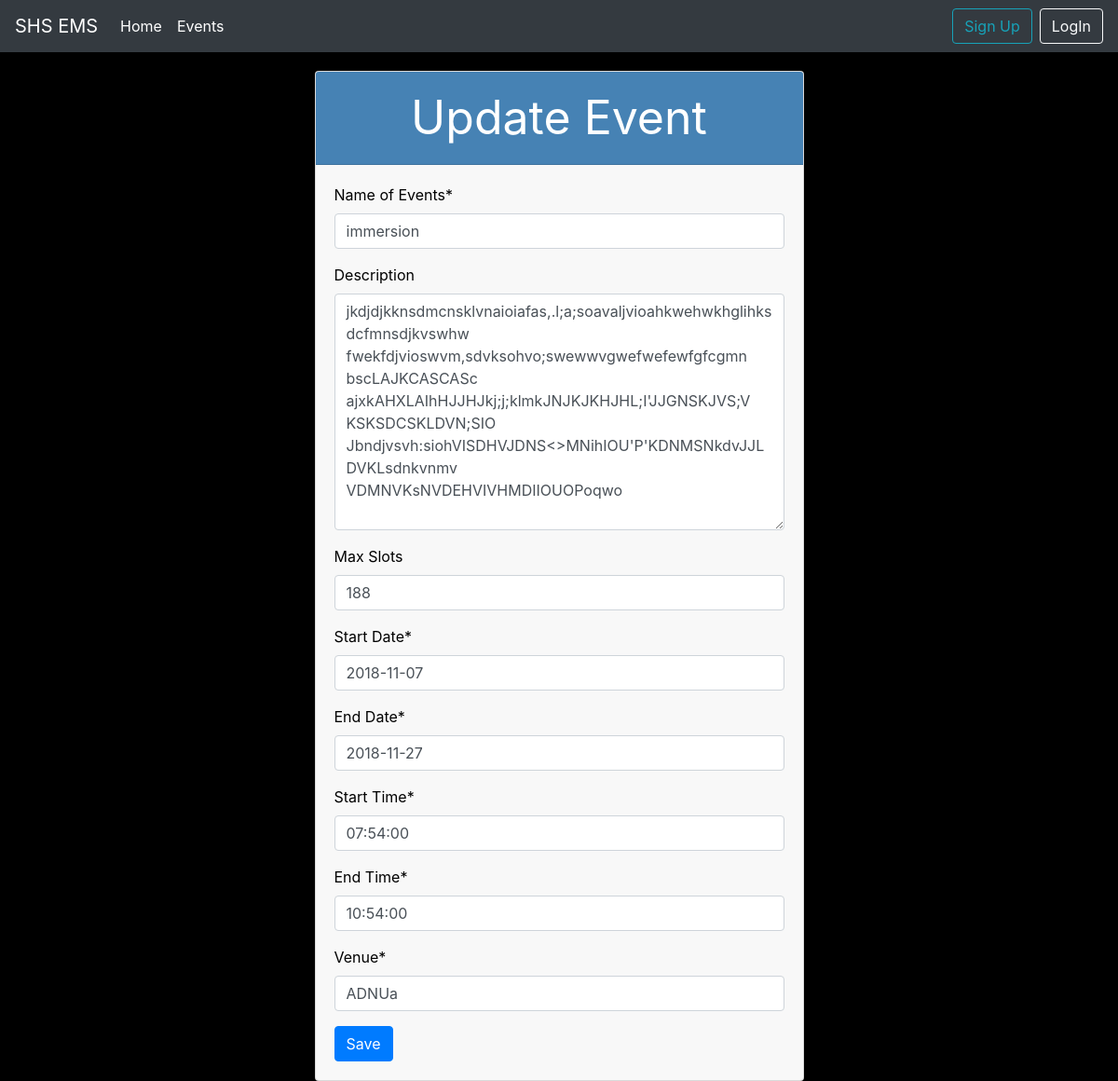
The page /events/2/update/ on the database its author committed.
### events/models.py (models this page shows, shortened)
class Event(models.Model):
    name = models.CharField("Name of Events",
        max_length = 100, default = "")
    description = models.TextField("Description",
        max_length = 2000, blank = True)
    max_slots = models.IntegerField("Max Slots",
        blank = True, null = True)
    date_from = models.DateField("Start Date")
    date_to = models.DateField("End Date")
    time_from = models.TimeField("Start Time")
    time_to = models.TimeField("End Time")
    venue = models.CharField("Venue", max_length = 100)
    date_created = models.DateTimeField("Date Created", auto_now_add = True)
    creator = models.ForeignKey(to="users.Participant", on_delete = models.CASCADE)

### events/views.py (the view)
# urls.py: path("events/<int:pk>/update/",EventUpdateView.as_view(),
class EventUpdateView(UpdateView):
    model = Event
    template_name= "event_update.html"
    fields = ['name','description','max_slots','date_from','date_to','time_from','time_to','venue']

### templates/event_update.html (shortened to what this page needs)
{% extends 'base.html' %}
{% load crispy_forms_tags %}
{% block content %}
<div class="col-md-6 mx-auto">
    <div class="card" style="color:black; background-color: rgb(248, 248, 248); margin-top: 20px">
        <div class="card-header" style="background-color: steelblue;color: white;text-align: center;font-size: 50px">
                Update Event
        </div>
        <div class="card-body">
            <form method="post" action="">
                {{ form | crispy }}
                 <button type="submit" class="btn btn-primary">Save</button>
            </form>
        </div>
      </div>
 </div>
{% endblock %}

### rows shown on the page
Event: name "immersion", description "jkdjdjkknsdmcnsklvnaioiafas,.l;a;soavaljvioahkwehwkhglihksdcfmnsdjkvswhw fwekfdjvioswvm,sdvksohvo;swewwvgwefwefewfgfcgmn bscLAJKCASCASc ajxkAHXLAIhHJJHJkj;j;klmkJNJKJKHJHL;I'JJGNSKJVS;V KSKSDCSKLDVN;SIO Jbndjvsvh:siohVISDHVJDNS<>MNihIOU'P'KDNMSNkdvJJLDVKLsdnkvnmv VDMNVKsNVDEHVIVHMDIIOUOPoqwo", max_slots "188", date_from "2018-11-07", date_to "2018-11-27", time_from "07:54:00", time_to "10:54:00", venue "ADNUa"
